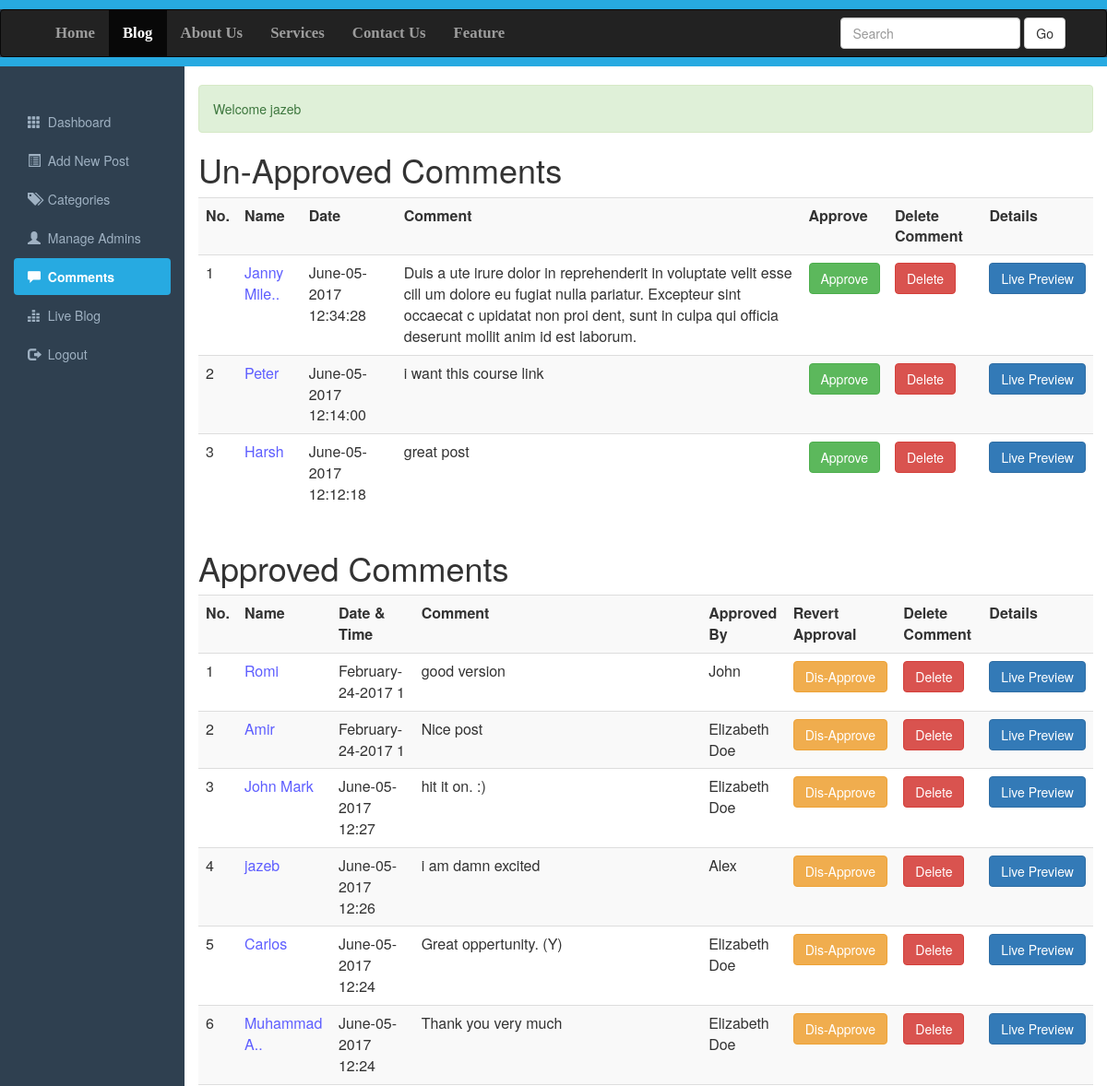
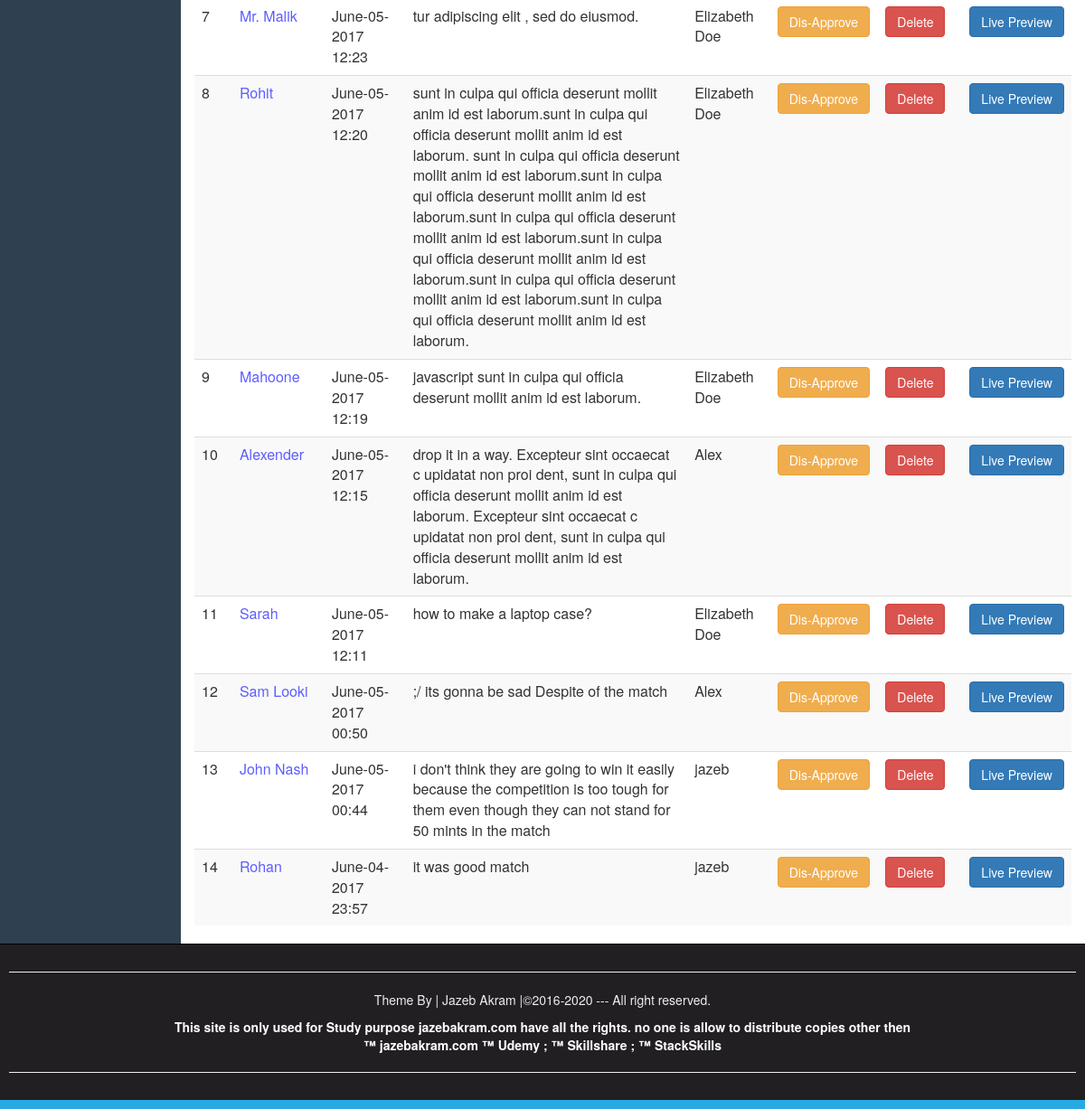
Screenshot of /Comments.php (signed in) with the database file from the repository (2 pictures, top to bottom).
### tables this page shows
CREATE TABLE IF NOT EXISTS `comments` (
`id` int(10) NOT NULL,
  `datetime` varchar(50) NOT NULL,
  `name` varchar(200) NOT NULL,
  `email` varchar(200) NOT NULL,
  `comment` varchar(500) NOT NULL,
  `approvedby` varchar(200) NOT NULL,
  `status` varchar(5) NOT NULL,
  `admin_panel_id` int(10) NOT NULL
);

### Comments.php (the view, shortened to what this page needs)
<?php require_once("Include/Sessions.php"); ?>
<?php require_once("Include/DB.php"); ?>
<!DOCTYPE>
<html>
	<head>
                <link rel="stylesheet" href="css/bootstrap.min.css">
		<link rel="stylesheet" href="css/adminstyles.css">
	</head>
	<body>
<div style="height: 10px; background: #27aae1;"></div>
<nav class="navbar navbar-inverse" role="navigation">
	<div class="container">
		<div class="collapse navbar-collapse" id="collapse">
		<ul class="nav navbar-nav">
			<li><a href="#">Home</a></li>
			<li class="active"><a href="Blog.php" target="_blank">Blog</a></li>
			<li><a href="#">About Us</a></li>
			<li><a href="#">Services</a></li>
			<li><a href="#">Contact Us</a></li>
			<li><a href="#">Feature</a></li>
		</ul>
		<form action="Blog.php" class="navbar-form navbar-right">
		<div class="form-group">
		<input type="text" class="form-control" placeholder="Search" name="Search" >
		</div>
	         <button class="btn btn-default" name="SearchButton">Go</button>
		</form>
		</div>
	</div>
</nav>
<div class="Line" style="height: 10px; background: #27aae1;"></div>
<div class="container-fluid">
<div class="row">
	<div class="col-sm-2">
	<br><br>
	<ul id="Side_Menu" class="nav nav-pills nav-stacked">
	<li ><a href="Dashboard.php">
	<span class="glyphicon glyphicon-th"></span>
	&nbsp;Dashboard</a></li>
	<li><a href="AddNewPost.php">
	<span class="glyphicon glyphicon-list-alt"></span>
	&nbsp;Add New Post</a></li>
	<li><a href="Categories.php">
	<span class="glyphicon glyphicon-tags"></span>
	&nbsp;Categories</a></li>
	<li><a href="Admins.php">
	<span class="glyphicon glyphicon-user"></span>
	&nbsp;Manage Admins</a></li>
	<li class="active"><a href="Comments.php">
	<span class="glyphicon glyphicon-comment"></span>
	&nbsp;Comments</a></li>
	<li><a href="Blog.php?Page=1" target="_Blank">
	<span class="glyphicon glyphicon-equalizer"></span>
	&nbsp;Live Blog</a></li>
	<li><a href="Logout.php">
	<span class="glyphicon glyphicon-log-out"></span>
	&nbsp;Logout</a></li>
	</ul>
	</div>
	<div class="col-sm-10">
	<br>
	<div><?php echo Message();
	      echo SuccessMessage();
	?></div>
	<h1>Un-Approved Comments</h1>
	<div class="table-responsive">
		<table class="table table-striped table-hover">
	<tr>
	<th>No.</th>
	<th>Name</th>
	<th> Date</th>
	<th>Comment</th>
	<th>Approve</th>
	<th>Delete Comment</th>
	<th>Details</th>
	</tr>
<?php
$Query="SELECT * FROM comments WHERE status='OFF' ORDER BY id desc";
$Execute=mysqli_query($Connection, $Query);
$SrNo=0;
while($DataRows=mysqli_fetch_array($Execute)){
	$CommentId=$DataRows['id'];
	$DateTimeofComment=$DataRows['datetime'];
	$PersonName=$DataRows['name'];
	$PersonComment=$DataRows['comment'];
	$CommentedPostId=$DataRows['admin_panel_id'];
	$SrNo++;
if(strlen($PersonName) >10) { $PersonName = substr($PersonName, 0, 10).'..';}
?>
<tr>
	<td><?php echo htmlentities($SrNo); ?></td>
	<td style="color: #5e5eff;"><?php echo htmlentities($PersonName); ?></td>
	<td><?php echo htmlentities($DateTimeofComment); ?></td>
	<td><?php echo htmlentities($PersonComment); ?></td>
	<td><a href="ApproveComments.php?id=<?php echo $CommentId; ?>">
	<span class="btn btn-success">Approve</span></a></td>
	<td><a href="DeleteComments.php?id=<?php echo $CommentId;?>">
	<span class="btn btn-danger">Delete</span></a></td>
	<td><a href="FullPost.php?id=<?php echo $CommentedPostId; ?>" target="_blank">
	<span class="btn btn-primary">Live Preview</span></a></td>
</tr>
<?php } ?>
		</table>
	</div>
	    <h1>Approved Comments</h1>
	<div class="table-responsive">
		<table class="table table-striped table-hover">
	<tr>
	<th>No.</th>
	<th>Name</th>
	<th>Date & Time</th>
	<th>Comment</th>
	<th>Approved By</th>
	<th>Revert Approval </th>
	<th>Delete Comment</th>
	<th>Details</th>
	</tr>
<?php
$Query="SELECT * FROM comments WHERE status='ON' ORDER BY id desc";
$Execute=mysqli_query($Connection, $Query);
$SrNo=0;
while($DataRows=mysqli_fetch_array($Execute)){
	$CommentId=$DataRows['id'];
	$DateTimeofComment=$DataRows['datetime'];
	$PersonName=$DataRows['name'];
	$PersonComment=$DataRows['comment'];
	$ApprovedBy=$DataRows['approvedby'];
	$CommentedPostId=$DataRows['admin_panel_id'];
	$SrNo++;
if(strlen($PersonName) >10) { $PersonName = substr($PersonName, 0, 10).'..';}
if(strlen($DateTimeofComment)>18){$DateTimeofComment=substr($DateTimeofComment,0,18);}
?>
<tr>
	<td><?php echo htmlentities($SrNo); ?></td>
	<td style="color: #5e5eff;"><?php echo htmlentities($PersonName); ?></td>
	<td><?php echo htmlentities($DateTimeofComment); ?></td>
	<td><?php echo htmlentities($PersonComment); ?></td>
	<td><?php echo htmlentities($ApprovedBy); ?></td>
	<td><a href="DisApproveComments.php?id=<?php echo $CommentId;?>">
	<span class="btn btn-warning">Dis-Approve</span></a></td>
	<td><a href="DeleteComments.php?id=<?php echo $CommentId;?>">
	<span class="btn btn-danger">Delete</span></a></td>
	<td><a href="FullPost.php?id=<?php echo $CommentedPostId; ?>"target="_blank">
	<span class="btn btn-primary">Live Preview</span></a></td>
</tr>
<?php } ?>
		</table>
	</div>
	</div>
</div>
</div>
<div id="Footer">
<hr><p>Theme By | Jazeb Akram |&copy;2016-2020 --- All right reserved.
</p>
<a style="color: white; text-decoration: none; cursor: pointer; font-weight:bold;" href="http://jazebakram.com/coupons/" target="_blank">
<p>
This site is only used for Study purpose jazebakram.com have all the rights. no one is allow to distribute
copies other then <br>&trade; jazebakram.com &trade;  Udemy ; &trade; Skillshare ; &trade; StackSkills</p><hr>
</a>
</div>
<div style="height: 10px; background: #27AAE1;"></div>
	</body>
</html>

### css/adminstyles.css (style rules this page uses)
.navbar-nav li { font-weight: bold; font-family: Bitter,Georgia,Times,"Times New Roman",serif; font-size: 1.2em; }
.Line { margin-top: -20px; }
body { background-color: #2f4050; }
.col-sm-10 { background-color: #ffffff; }
#Side_Menu a { color: #9fb1c2; }
#Side_Menu .active a { color: #ffffff; background-color: #27AAE1; font-weight: bold; }
#Footer { padding:10px; border-top: 1px solid black; color:#eeeeee; background-color: #211f22; text-align: center; }

### rows the page displays
comments: name "Janny Mile..", datetime "June-05-2017 12:34:28", comment "Duis a ute irure dolor in reprehenderit in voluptate velit esse cill um dolore eu fugiat nulla pariatur. Excepteur sint occaecat c upidatat non proi dent, sunt in culpa qui officia deserunt mollit anim id est laborum."
comments: name "Peter", datetime "June-05-2017 12:14:00", comment "i want this course link"
comments: name "Harsh", datetime "June-05-2017 12:12:18", comment "great post"
comments: name "Romi", datetime "February-24-2017 1", comment "good version", approvedby "John"
comments: name "Amir", datetime "February-24-2017 1", comment "Nice post", approvedby "Elizabeth Doe"
comments: name "John Mark", datetime "June-05-2017 12:27", comment "hit it on. :)", approvedby "Elizabeth Doe"
comments: name "jazeb", datetime "June-05-2017 12:26", comment "i am damn excited", approvedby "Alex"
comments: name "Carlos", datetime "June-05-2017 12:24", comment "Great oppertunity. (Y)", approvedby "Elizabeth Doe"
comments: name "Muhammad A..", datetime "June-05-2017 12:24", comment "Thank you very much", approvedby "Elizabeth Doe"
comments: name "Mr. Malik", datetime "June-05-2017 12:23", comment "tur adipiscing elit , sed do eiusmod.", approvedby "Elizabeth Doe"
comments: name "Rohit", datetime "June-05-2017 12:20", comment "sunt in culpa qui officia deserunt mollit anim id est laborum.sunt in culpa qui officia deserunt mollit anim id est laborum. sunt in culpa qui officia deserunt mollit anim id est laborum.sunt in culpa qui officia deserunt mollit anim id est laborum.sunt in culpa qui officia deserunt mollit anim id est laborum.sunt in culpa qui officia deserunt mollit anim id est laborum.sunt in culpa qui officia deserunt mollit anim id est laborum.sunt in culpa qui officia deserunt mollit anim id est laborum.", approvedby "Elizabeth Doe"
comments: name "Mahoone", datetime "June-05-2017 12:19", comment "javascript sunt in culpa qui officia deserunt mollit anim id est laborum.", approvedby "Elizabeth Doe"
comments: name "Alexender", datetime "June-05-2017 12:15", comment "drop it in a way. Excepteur sint occaecat c upidatat non proi dent, sunt in culpa qui officia deserunt mollit anim id est laborum. Excepteur sint occaecat c upidatat non proi dent, sunt in culpa qui officia deserunt mollit anim id est laborum.", approvedby "Alex"
comments: name "Sarah", datetime "June-05-2017 12:11", comment "how to make a laptop case?", approvedby "Elizabeth Doe"
comments: name "Sam Looki", datetime "June-05-2017 00:50", comment ";/ its gonna be sad Despite of the match", approvedby "Alex"
comments: name "John Nash", datetime "June-05-2017 00:44", comment "i don't think they are going to win it easily because the competition is too tough for them even though they can not stand for 50 mints in the match", approvedby "jazeb"
comments: name "Rohan", datetime "June-04-2017 23:57", comment "it was good match", approvedby "jazeb"

### other values shown
SuccessMessage() "Welcome jazeb"
